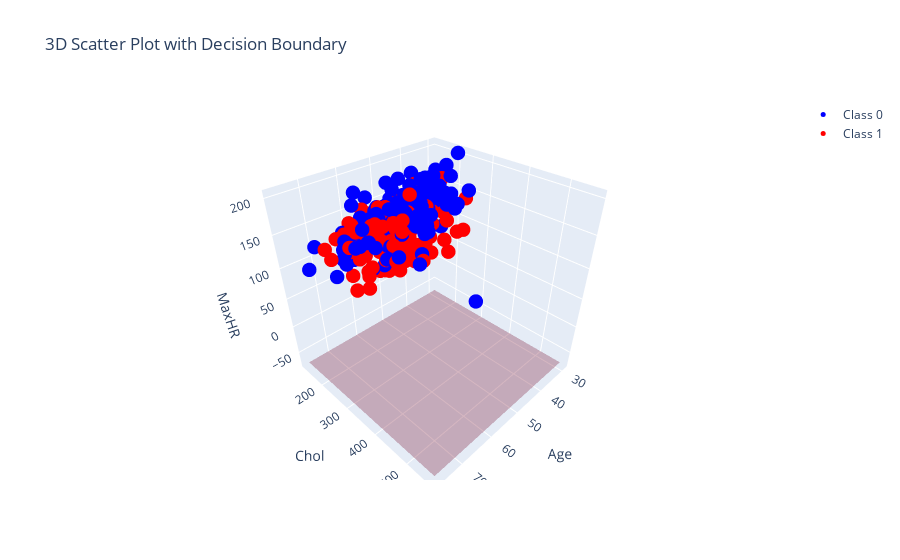

The cell this chart's notebook holds for it:
### Code cell
import pandas as pd
import numpy as np
import plotly.graph_objs as go
from sklearn import svm
from sklearn.model_selection import train_test_split
from sklearn.preprocessing import StandardScaler
from sklearn.pipeline import make_pipeline


# Select features and the target label
features = ['Age', 'Chol', 'MaxHR']
X = df[features].values
y = df['AHD'].values

# Split data into training and test sets
X_train, X_test, y_train, y_test = train_test_split(X, y, test_size=0.2, random_state=42)

# Create an SVM model with a linear kernel
clf = make_pipeline(StandardScaler(), svm.SVC(kernel='linear'))

# Fit the model
clf.fit(X_train, y_train)

# Create a grid to evaluate the model
xx, yy, zz = np.meshgrid(
    np.linspace(X[:, 0].min(), X[:, 0].max(), 30),
    np.linspace(X[:, 1].min(), X[:, 1].max(), 30),
    np.linspace(X[:, 2].min(), X[:, 2].max(), 30)
)

grid = np.c_[xx.ravel(), yy.ravel(), zz.ravel()]
decision_values = clf.decision_function(grid)
decision_values = decision_values.reshape(xx.shape)

# Plot the 3D scatter plot
fig = go.Figure()

# Add scatter plot for the two classes
fig.add_trace(go.Scatter3d(
    x=X[y == 0, 0], y=X[y == 0, 1], z=X[y == 0, 2],
    mode='markers',
    marker=dict(size=5, color='blue'),
    name='Class 0'
))

fig.add_trace(go.Scatter3d(
    x=X[y == 1, 0], y=X[y == 1, 1], z=X[y == 1, 2],
    mode='markers',
    marker=dict(size=5, color='red'),
    name='Class 1'
))

# Add decision boundary as a surface plot
fig.add_trace(go.Surface(
    x=xx[:, :, 0], y=yy[:, :, 0], z=-zz[:, :, 0],
    surfacecolor=(decision_values < 0).astype(int),
    colorscale='RdBu',
    opacity=0.3,
    showscale=False
))

# Update layout for better visualization
fig.update_layout(
    scene=dict(
        xaxis_title=features[0],
        yaxis_title=features[1],
        zaxis_title=features[2],
    ),
    title='3D Scatter Plot with Decision Boundary',
    showlegend=True
)

# Show the plot
fig.show()

### Figure 1 — Plotly figure (JSON) as saved in the notebook; plotly's stock layout.template omitted (floating-point values rounded to 4 significant figures; data arrays with more than 128 entries replaced by an {"elided": "..."} marker saying what was removed)
{"data": [{"marker": {"color": "blue", "size": 5}, "mode": "markers", "name": "Class 0", "type": "scatter3d", "x": {"elided": "164 int values"}, "y": {"elided": "164 int values"}, "z": {"elided": "164 int values"}}, {"marker": {"color": "red", "size": 5}, "mode": "markers", "name": "Class 1", "type": "scatter3d", "x": {"elided": "139 int values"}, "y": {"elided": "139 int values"}, "z": {"elided": "139 int values"}}, {"colorscale": [[0, "rgb(103,0,31)"], [0.1, "rgb(178,24,43)"], [0.2, "rgb(214,96,77)"], [0.3, "rgb(244,165,130)"], [0.4, "rgb(253,219,199)"], [0.5, "rgb(247,247,247)"], [0.6, "rgb(209,229,240)"], [0.7, "rgb(146,197,222)"], [0.8, "rgb(67,147,195)"], [0.9, "rgb(33,102,172)"], [1, "rgb(5,48,97)"]], "opacity": 0.3, "showscale": false, "surfacecolor": {"elided": "30x30x30 int values"}, "type": "surface", "x": {"elided": "30x30 float values"}, "y": {"elided": "30x30 float values"}, "z": {"elided": "30x30 int values"}}], "layout": {"scene": {"xaxis": {"title": {"text": "Age"}}, "yaxis": {"title": {"text": "Chol"}}, "zaxis": {"title": {"text": "MaxHR"}}}, "showlegend": true, "title": {"text": "3D Scatter Plot with Decision Boundary"}}}
